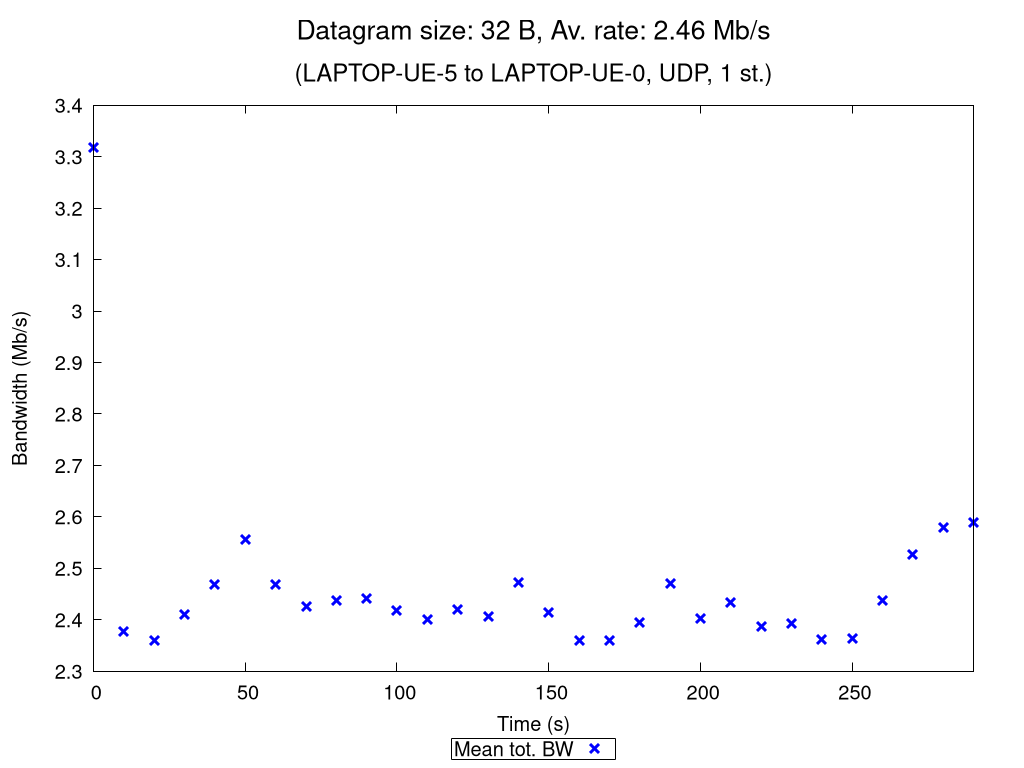

Recreate this plot in gnuplot.
set terminal pngcairo nocrop enhanced size 1024,768 font "Verdana,15"
set output "UDP_1_st_2020_10_12_12-56-35_two2one_00032B.png"

set title "{/=20 Datagram size: 32 B, Av. rate: 2.46 Mb/s}\n\n{/=18 (LAPTOP-UE-5 to LAPTOP-UE-0, UDP, 1 st.)}"

set xlabel "Time (s)"
set ylabel "Bandwidth (Mb/s)"
set ytics nomirror
set key bmargin center horizontal box samplen 1 width -1
set bmargin 4.6
set rmargin 4.5

rf = 1000000.0  # rate factor
set style fill transparent solid 0.2 noborder
set autoscale xfix
plot "UDP_1_st_2020_10_12_12-56-35_two2one_00032B_iperf_processed.dat" using 1:($2/rf-$3/rf):($2/rf+$3/rf) with filledcurves lc rgb "blue" notitle, \
     "" using 1:($2/rf) with points pt 2 ps 1.5 lw 3 lc rgb "blue" title "Mean tot. BW", \
